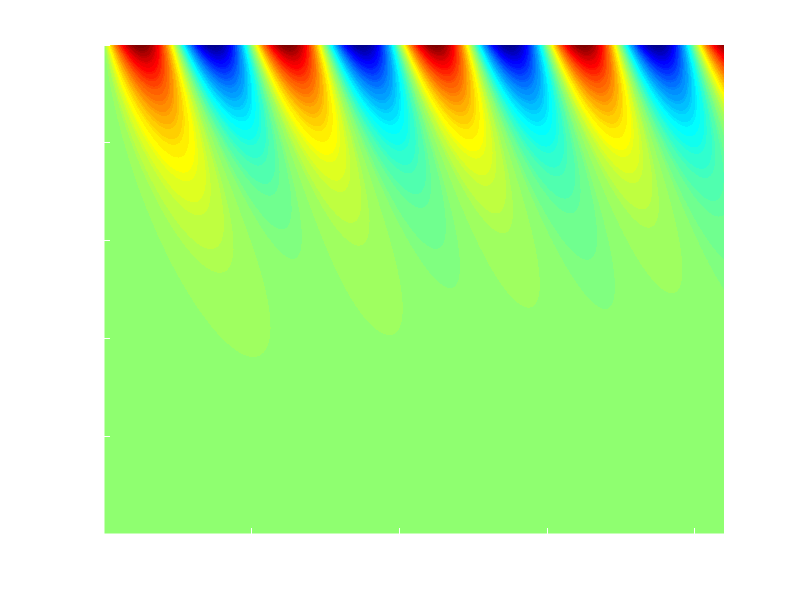

Write the MATLAB code that produced this figure. (Note: this script raises an error after producing the figure.)
clear all
close all
clc

%% PARAMETERS
freq = 4000;            
omega = 2 * pi * freq;   
Period = 1 / freq;       
U_inf = 200;             
h_inch = 0.01;           
h = h_inch / 12;        

rho = 0.00237;          
mu = 3.737e-7;          
nu = mu / rho;          

%% 
n = 51;                 
dy = h / (n - 1);       
y = linspace(0, h_inch, n); 

dt = 0.5 * (rho * dy^2) / mu * 0.9; 

%% SETUP
n_cycles = 4.2;
t_max = n_cycles * Period;
num_steps = ceil(t_max / dt);
u_spacetime = zeros(n, num_steps);
t_vector = zeros(1, num_steps);

% Initial Conditions
u = zeros(1, n);        
u(n) = 0; 
t_now = 0;

fprintf('Simulating Spacetime Evolution (%d cycles)...\n', n_cycles);

%% MAIN LOOP
for k = 1:num_steps
    u_old = u;
    
    % Diffusion Equation
    for i = 2:(n-1)
        diffusion = (nu) * (u_old(i+1) - 2*u_old(i) + u_old(i-1)) / dy^2;
        u(i) = u_old(i) + dt * diffusion;
    end
    
    % Boundary Conditions
    u(1) = 0; 
    u(n) = U_inf * sin(omega * (t_now + dt)); 
    
    u_spacetime(:, k) = u'; 
    t_vector(k) = t_now;
    
    t_now = t_now + dt;
end


%% PLOTTING: SPACETIME CONTOUR 
figure('Name', 'Spacetime Diagram', 'Color', 'black');
ax = axes;
set(ax, 'Color', 'black', 'XColor', 'white', 'YColor', 'white');
hold on;
cmap = jet(256);
mid_idx = 128; 
cmap(mid_idx-5:mid_idx+5, :) = 0; 
[C, h_contour] = contourf(t_vector/Period, y, u_spacetime, 100, 'LineColor', 'none');
colormap(jet); 
clim([-U_inf, U_inf]); 

c = colorbar;
c.Color = 'white';
c.Label.String = 'Velocity (ft/s)';
c.Label.Color = 'white';


title('Spacetime Diagram: Velocity Contour', 'Color', 'white');
xlabel('Time (Periods)', 'Color', 'white');
ylabel('Channel Height (inches)', 'Color', 'white');
ylim([0, h_inch]);
xlim([0, n_cycles]);
ax.Layer = 'top'; 
grid on;
ax.GridColor = [1, 1, 1]; 
ax.GridAlpha = 0.3;
